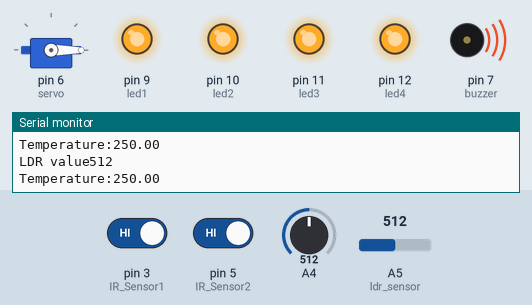
Simulated run of this sketch. Board: Arduino Uno, built with avr-gcc and run on an emulated ATmega328P. On the bench: servo, output pins drawn as LEDs (lit = HIGH), buzzer (waves = sounding, pin HIGH), the last lines printed to the serial monitor. Inputs (shaded band) come from the test bench; at power-on: pin 3 (IR_Sensor1) HIGH, A5 (ldr_sensor) = 512, A4 = 512, pin 5 (IR_Sensor2) HIGH.

Above: at 2.0 s.
2.1 s: pin 3 (IR_Sensor1) driven LOW
At 3.21 s:
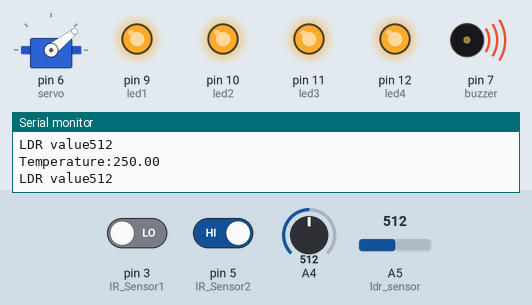
At 4.6 s:
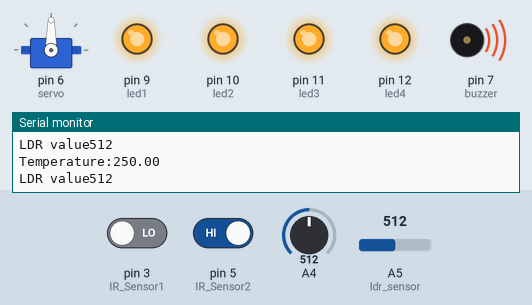
5.7 s: A5 (ldr_sensor) set to 412
7.8 s: A5 (ldr_sensor) set to 391
At 8.7 s:
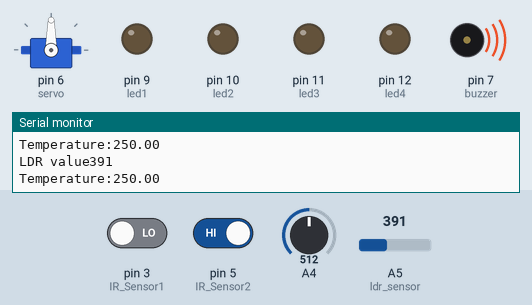
9.5 s: A4 set to 155
11.2 s: A4 set to 130
At 13.5 s:
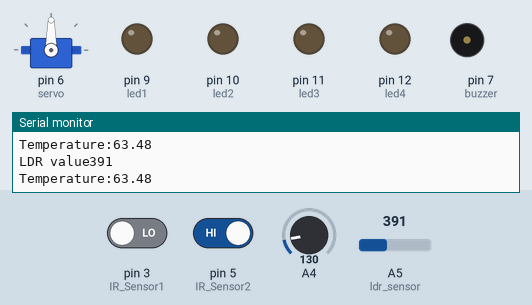
13.9 s: pin 3 (IR_Sensor1) driven HIGH
Timing chart, 0 to 18.4 s (numbered marks = the images above; inputs shaded):
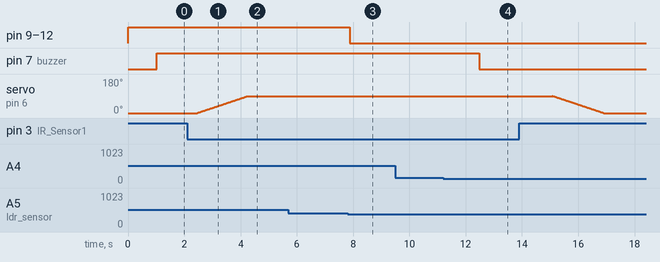

The sketch:

Smart_Mall.ino
```cpp
//smart lightning

#define led1 9
#define led2 10
#define led3 11
#define led4 12
#define ldr_sensor A5
int ldr_value;

//fire alarm

#define buzzer 7
float temp;


//smart door

#include <Servo.h>
Servo servo;
#define IR_Sensor1 3
#define IR_Sensor2 5
int i=0;


void setup (){


  //smart lightning

pinMode (led1, OUTPUT);
pinMode (led2, OUTPUT);
pinMode (led3, OUTPUT);
pinMode (led4, OUTPUT);
pinMode (ldr_sensor, INPUT);

  //smart door

  {
  servo.attach(6);
  pinMode(IR_Sensor1,INPUT);
  pinMode(IR_Sensor2,INPUT);
  int i=0;

}
//fire alarm

  pinMode(buzzer,OUTPUT);
Serial.begin(9600);

}


void loop(){


//smart lightning

  ldr_value = analogRead (ldr_sensor);
if (ldr_value<400){
digitalWrite(led1,LOW);
digitalWrite(led2,LOW);
digitalWrite(led3,LOW);
digitalWrite(led4,LOW);}
else{
digitalWrite(led1,HIGH);
digitalWrite(led2,HIGH);
digitalWrite(led3,HIGH);
digitalWrite(led4,HIGH);}
Serial.print("LDR value");  Serial.println(ldr_value);
  //smart door

  int reading1=digitalRead(IR_Sensor1);
  int reading2=digitalRead(IR_Sensor2);

  if(reading1==LOW || reading2==LOW)
  {for(i;i<=90;i++){servo.write(i); delay(20);} delay(500);}
  else
  {for(i;i>=0;i--){servo.write(i); delay(20);} delay(500);}

  //fire alarm
  temp=analogRead(A4);
  temp=temp*0.48828125;
  Serial.print("Temperature:");
  Serial.println(temp);
  delay(500);

 if(temp>=70)
  {
  digitalWrite(buzzer,HIGH);
  }
  else {digitalWrite(buzzer,LOW);}
  delay(200);


  }
```

Measured:
- the behaviour switches between 400 and 399 on A5 (ldr_sensor) (found by bisection; images 2 and 3)
- the behaviour switches between 144 and 143 on A4 (found by bisection; images 3 and 4)
- after the input at 2.1 s, servo on pin 6 (servo): moves from 0° to 90° over 1.8 s, starting after 0.36 s
- after the input at 7.8 s, pin 9 (led1), pin 10 (led2), pin 11 (led3), pin 12 (led4): HIGH → LOW after 0.07 s
- after the input at 11.2 s, pin 7 (buzzer): HIGH → LOW after 1.3 s
